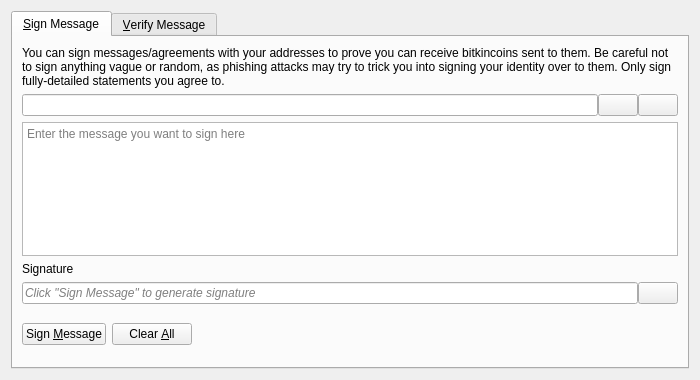
<?xml version="1.0" encoding="UTF-8"?>
<ui version="4.0">
 <class>SignVerifyMessageDialog</class>
 <widget class="QDialog" name="SignVerifyMessageDialog">
  <property name="geometry">
   <rect>
    <x>0</x>
    <y>0</y>
    <width>700</width>
    <height>380</height>
   </rect>
  </property>
  <property name="windowTitle">
   <string>Signatures - Sign / Verify a Message</string>
  </property>
  <property name="modal">
   <bool>true</bool>
  </property>
  <layout class="QVBoxLayout" name="verticalLayout">
   <item>
    <widget class="QTabWidget" name="tabWidget">
     <property name="currentIndex">
      <number>0</number>
     </property>
     <widget class="QWidget" name="tabSignMessage">
      <attribute name="title">
       <string>&amp;Sign Message</string>
      </attribute>
      <layout class="QVBoxLayout" name="verticalLayout_SM">
       <item>
        <widget class="QLabel" name="infoLabel_SM">
         <property name="text">
          <string>You can sign messages/agreements with your addresses to prove you can receive bitkincoins sent to them. Be careful not to sign anything vague or random, as phishing attacks may try to trick you into signing your identity over to them. Only sign fully-detailed statements you agree to.</string>
         </property>
         <property name="textFormat">
          <enum>Qt::PlainText</enum>
         </property>
         <property name="wordWrap">
          <bool>true</bool>
         </property>
        </widget>
       </item>
       <item>
        <layout class="QHBoxLayout" name="horizontalLayout_1_SM">
         <property name="spacing">
          <number>0</number>
         </property>
         <item>
          <widget class="QValidatedLineEdit" name="addressIn_SM">
           <property name="toolTip">
            <string>The Bitkincoin address to sign the message with</string>
           </property>
          </widget>
         </item>
         <item>
          <widget class="QPushButton" name="addressBookButton_SM">
           <property name="toolTip">
            <string>Choose previously used address</string>
           </property>
           <property name="text">
            <string/>
           </property>
           <property name="icon">
            <iconset resource="../bitkincoin.qrc">
             <normaloff>:/icons/address-book</normaloff>:/icons/address-book</iconset>
           </property>
           <property name="shortcut">
            <string>Alt+A</string>
           </property>
           <property name="autoDefault">
            <bool>false</bool>
           </property>
          </widget>
         </item>
         <item>
          <widget class="QPushButton" name="pasteButton_SM">
           <property name="toolTip">
            <string>Paste address from clipboard</string>
           </property>
           <property name="text">
            <string/>
           </property>
           <property name="icon">
            <iconset resource="../bitkincoin.qrc">
             <normaloff>:/icons/editpaste</normaloff>:/icons/editpaste</iconset>
           </property>
           <property name="shortcut">
            <string>Alt+P</string>
           </property>
           <property name="autoDefault">
            <bool>false</bool>
           </property>
          </widget>
         </item>
        </layout>
       </item>
       <item>
        <widget class="QPlainTextEdit" name="messageIn_SM">
         <property name="toolTip">
          <string>Enter the message you want to sign here</string>
         </property>
         <property name="placeholderText">
          <string>Enter the message you want to sign here</string>
         </property>
        </widget>
       </item>
       <item>
        <widget class="QLabel" name="signatureLabel_SM">
         <property name="text">
          <string>Signature</string>
         </property>
         <property name="textFormat">
          <enum>Qt::PlainText</enum>
         </property>
        </widget>
       </item>
       <item>
        <layout class="QHBoxLayout" name="horizontalLayout_2_SM">
         <property name="spacing">
          <number>0</number>
         </property>
         <item>
          <widget class="QLineEdit" name="signatureOut_SM">
           <property name="placeholderText">
            <string>Click "Sign Message" to generate signature</string>
           </property>
           <property name="font">
            <font>
             <italic>true</italic>
            </font>
           </property>
           <property name="readOnly">
            <bool>true</bool>
           </property>
          </widget>
         </item>
         <item>
          <widget class="QPushButton" name="copySignatureButton_SM">
           <property name="toolTip">
            <string>Copy the current signature to the system clipboard</string>
           </property>
           <property name="text">
            <string/>
           </property>
           <property name="icon">
            <iconset resource="../bitkincoin.qrc">
             <normaloff>:/icons/editcopy</normaloff>:/icons/editcopy</iconset>
           </property>
           <property name="autoDefault">
            <bool>false</bool>
           </property>
          </widget>
         </item>
        </layout>
       </item>
       <item>
        <layout class="QHBoxLayout" name="horizontalLayout_3_SM">
         <item>
          <widget class="QPushButton" name="signMessageButton_SM">
           <property name="toolTip">
            <string>Sign the message to prove you own this Bitkincoin address</string>
           </property>
           <property name="text">
            <string>Sign &amp;Message</string>
           </property>
           <property name="icon">
            <iconset resource="../bitkincoin.qrc">
             <normaloff>:/icons/edit</normaloff>:/icons/edit</iconset>
           </property>
           <property name="autoDefault">
            <bool>false</bool>
           </property>
          </widget>
         </item>
         <item>
          <widget class="QPushButton" name="clearButton_SM">
           <property name="toolTip">
            <string>Reset all sign message fields</string>
           </property>
           <property name="text">
            <string>Clear &amp;All</string>
           </property>
           <property name="icon">
            <iconset resource="../bitkincoin.qrc">
             <normaloff>:/icons/remove</normaloff>:/icons/remove</iconset>
           </property>
           <property name="autoDefault">
            <bool>false</bool>
           </property>
          </widget>
         </item>
         <item>
          <spacer name="horizontalSpacer_1_SM">
           <property name="orientation">
            <enum>Qt::Horizontal</enum>
           </property>
           <property name="sizeHint" stdset="0">
            <size>
             <width>40</width>
             <height>48</height>
            </size>
           </property>
          </spacer>
         </item>
         <item>
          <widget class="QLabel" name="statusLabel_SM">
           <property name="font">
            <font>
             <weight>75</weight>
             <bold>true</bold>
            </font>
           </property>
           <property name="text">
            <string/>
           </property>
           <property name="wordWrap">
            <bool>true</bool>
           </property>
          </widget>
         </item>
         <item>
          <spacer name="horizontalSpacer_2_SM">
           <property name="orientation">
            <enum>Qt::Horizontal</enum>
           </property>
           <property name="sizeHint" stdset="0">
            <size>
             <width>40</width>
             <height>48</height>
            </size>
           </property>
          </spacer>
         </item>
        </layout>
       </item>
      </layout>
     </widget>
     <widget class="QWidget" name="tabVerifyMessage">
      <attribute name="title">
       <string>&amp;Verify Message</string>
      </attribute>
      <layout class="QVBoxLayout" name="verticalLayout_VM">
       <item>
        <widget class="QLabel" name="infoLabel_VM">
         <property name="text">
          <string>Enter the receiver's address, message (ensure you copy line breaks, spaces, tabs, etc. exactly) and signature below to verify the message. Be careful not to read more into the signature than what is in the signed message itself, to avoid being tricked by a man-in-the-middle attack. Note that this only proves the signing party receives with the address, it cannot prove sendership of any transaction!</string>
         </property>
         <property name="textFormat">
          <enum>Qt::PlainText</enum>
         </property>
         <property name="alignment">
          <set>Qt::AlignLeading|Qt::AlignLeft|Qt::AlignTop</set>
         </property>
         <property name="wordWrap">
          <bool>true</bool>
         </property>
        </widget>
       </item>
       <item>
        <layout class="QHBoxLayout" name="horizontalLayout_1_VM">
         <property name="spacing">
          <number>0</number>
         </property>
         <item>
          <widget class="QValidatedLineEdit" name="addressIn_VM">
           <property name="toolTip">
            <string>The Bitkincoin address the message was signed with</string>
           </property>
          </widget>
         </item>
         <item>
          <widget class="QPushButton" name="addressBookButton_VM">
           <property name="toolTip">
            <string>Choose previously used address</string>
           </property>
           <property name="text">
            <string/>
           </property>
           <property name="icon">
            <iconset resource="../bitkincoin.qrc">
             <normaloff>:/icons/address-book</normaloff>:/icons/address-book</iconset>
           </property>
           <property name="shortcut">
            <string>Alt+A</string>
           </property>
           <property name="autoDefault">
            <bool>false</bool>
           </property>
          </widget>
         </item>
        </layout>
       </item>
       <item>
        <widget class="QPlainTextEdit" name="messageIn_VM">
          <property name="toolTip">
            <string>The signed message to verify</string>
          </property>
          <property name="placeholderText">
            <string>The signed message to verify</string>
          </property>
        </widget>
       </item>
       <item>
        <widget class="QValidatedLineEdit" name="signatureIn_VM">
          <property name="toolTip">
            <string>The signature given when the message was signed</string>
          </property>
          <property name="placeholderText">
            <string>The signature given when the message was signed</string>
          </property>
        </widget>
       </item>
       <item>
        <layout class="QHBoxLayout" name="horizontalLayout_2_VM">
         <item>
          <widget class="QPushButton" name="verifyMessageButton_VM">
           <property name="toolTip">
            <string>Verify the message to ensure it was signed with the specified Bitkincoin address</string>
           </property>
           <property name="text">
            <string>Verify &amp;Message</string>
           </property>
           <property name="icon">
            <iconset resource="../bitkincoin.qrc">
             <normaloff>:/icons/transaction_0</normaloff>:/icons/transaction_0</iconset>
           </property>
           <property name="autoDefault">
            <bool>false</bool>
           </property>
          </widget>
         </item>
         <item>
          <widget class="QPushButton" name="clearButton_VM">
           <property name="toolTip">
            <string>Reset all verify message fields</string>
           </property>
           <property name="text">
            <string>Clear &amp;All</string>
           </property>
           <property name="icon">
            <iconset resource="../bitkincoin.qrc">
             <normaloff>:/icons/remove</normaloff>:/icons/remove</iconset>
           </property>
           <property name="autoDefault">
            <bool>false</bool>
           </property>
          </widget>
         </item>
         <item>
          <spacer name="horizontalSpacer_1_VM">
           <property name="orientation">
            <enum>Qt::Horizontal</enum>
           </property>
           <property name="sizeHint" stdset="0">
            <size>
             <width>40</width>
             <height>48</height>
            </size>
           </property>
          </spacer>
         </item>
         <item>
          <widget class="QLabel" name="statusLabel_VM">
           <property name="font">
            <font>
             <weight>75</weight>
             <bold>true</bold>
            </font>
           </property>
           <property name="text">
            <string/>
           </property>
           <property name="wordWrap">
            <bool>true</bool>
           </property>
          </widget>
         </item>
         <item>
          <spacer name="horizontalSpacer_2_VM">
           <property name="orientation">
            <enum>Qt::Horizontal</enum>
           </property>
           <property name="sizeHint" stdset="0">
            <size>
             <width>40</width>
             <height>48</height>
            </size>
           </property>
          </spacer>
         </item>
        </layout>
       </item>
      </layout>
     </widget>
    </widget>
   </item>
  </layout>
 </widget>
 <customwidgets>
  <customwidget>
   <class>QValidatedLineEdit</class>
   <extends>QLineEdit</extends>
   <header>qt/qvalidatedlineedit.h</header>
  </customwidget>
 </customwidgets>
 <resources>
  <include location="../bitkincoin.qrc"/>
 </resources>
 <connections/>
</ui>
